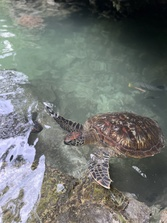
#> input picture images/img_2.jpg, 167 x 223 px, shrunk from 3024 x 4032 before the run
$ jupyter execute --allow-errors Untitled.ipynb
#> lines starting #> are read from the running program, lines starting #| are printed output that depends on the picture
[cell 1]
import random
import math

import numpy as np

import cv2
import scipy
import scipy.spatial
from sklearn.cluster import KMeans

from matplotlib import pyplot as plt

[cell 2]
# images path
path = "images/"

[cell 3]
def show_rgb_image(
    image,
    title=None,
    conversion=cv2.COLOR_BGR2RGB
):

    # Converts from one colour space to the other. this is needed as RGB
    # is not the default colour space for OpenCV
    image = cv2.cvtColor(image, conversion)

    # Show the image
    plt.figure(figsize = (8,7))
    plt.imshow(image)

    # remove the axis / ticks for a clean looking image
    plt.xticks([])
    plt.yticks([])

    plt.title(title)

    plt.show()

### Oil Painting Effect

[cell 4]
img = cv2.imread(path + "img_8.jpg")
#> (the rest of this cell did not finish here and is left out)

### Watercolor Effect

[cell 5]
img = cv2.imread(path + "img_2.jpg")
#> img is the input picture: shape (223, 167, 3); mean B, G, R 114.8, 118.3, 114
# sigma_s controls the size of the neighborhood. Range 1 - 200
# sigma_r controls the how dissimilar colors within the neighborhood will be averaged.
# A larger sigma_r results in large regions of constant color. Range 0 - 1
res_water = cv2.stylization(img, sigma_s=200, sigma_r=1)
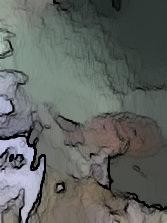
#> res_water: shape (223, 167, 3); mean B, G, R 96.1, 99.6, 95.4

# show_rgb_image(res_water, "3 in 1")

plt.figure(figsize=[20, 20])
plt.subplot(131)
plt.imshow(res_water[:, :, ::-1])
plt.title("Final Image")
plt.axis('off')
plt.subplot(132)
plt.imshow(img[:, :, ::-1])
plt.title("Original")
plt.axis('off')
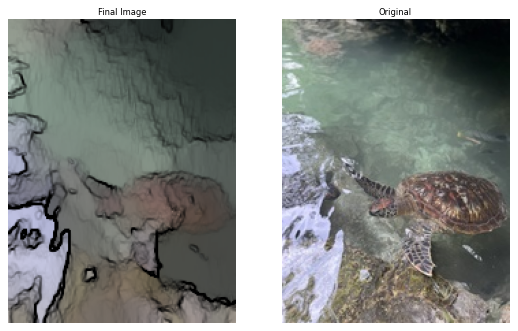
#> figure drawn by matplotlib, 2 panels

### Pencil Sketch: Coloured and B&W

[cell 6]
img = cv2.imread(path + "img_16.jpg")
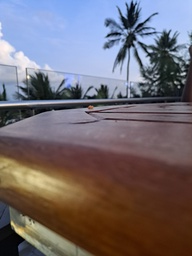
#> input picture images/img_16.jpg, 192 x 256 px, shrunk from 3468 x 4624 before the run
#> img is the input picture: shape (256, 192, 3); mean B, G, R 111.7, 105.5, 113.5
dst_gray, dst_color = cv2.pencilSketch(img,
                                       sigma_s=60,
                                       sigma_r=0.07,
                                       shade_factor=0.05)
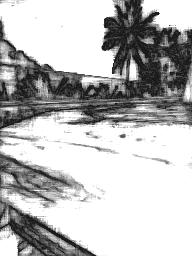
#> dst_gray: shape (256, 192); min 26, max 255, mean 186.7
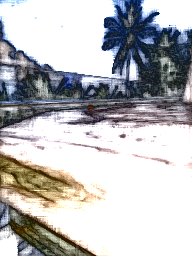
#> dst_color: shape (256, 192, 3); mean B, G, R 187.9, 186.3, 186.4

# sigma_s and sigma_r are the same as in stylization.
# shade_factor is a simple scaling of the output image intensity.
# The higher the value, the brighter is the result. Range 0 - 0.1
plt.figure(figsize=[20, 20])
plt.subplot(131)
plt.imshow(dst_color)
plt.title("Final Image: Colored")
plt.axis('off')
plt.subplot(132)
plt.imshow(img[:, :, ::-1])
plt.title("Original")
plt.axis('off')
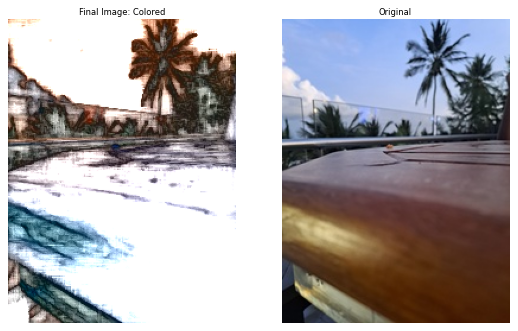
#> figure drawn by matplotlib, 2 panels; B, G, R data is drawn as R, G, B

### Pointilist Art

[cell 7]
def compute_color_probabilities(pixels, palette):

    distances = scipy.spatial.distance.cdist(pixels, palette)
    maxima = np.amax(distances, axis=1)
    distances = maxima[:, None] - distances
    summ = np.sum(distances, 1)
    distances /= summ[:, None]

    return distances


def get_color_from_prob(probabilities, palette):

    probs = np.argsort(probabilities)
    i = probs[-1]

    return palette[i]


def randomized_grid(h, w, scale):

    assert (scale > 0)
    r = scale//2
    grid = []

    for i in range(0, h, scale):

        for j in range(0, w, scale):

            y = random.randint(-r, r) + i
            x = random.randint(-r, r) + j
            grid.append((y % h, x % w))
            random.shuffle(grid)

    return grid


def get_color_palette(img, n=20):

    clt = KMeans(n_clusters=n)
    clt.fit(img.reshape(-1, 3))

    return clt.cluster_centers_


def complement(colors):

    return 255 - colors

def create_pointillism_art(img, primary_colors):

#> called with primary_colors = 20
    radius_width = int(math.ceil(max(img.shape) / 1000))
#> radius_width = 1
    palette = get_color_palette(img, primary_colors)
#> palette = 20 rows, first 8: [97.98, 96.37, 114.2], [34.35, 46.43, 81], [240.4, 195.7, 175.1], [146.3, 135.6, 140.5], [9.16, 36.78, 76.27], [20.57, 16.52, 12.56], [240.4, 180.6, 151], [68.3, 58.73, 52.98]
    complements = complement(palette)
#> complements = 20 rows, first 8: [157, 158.6, 140.8], [220.6, 208.6, 174], [14.63, 59.31, 79.86], [108.7, 119.4, 114.5], [245.8, 218.2, 178.7], [234.4, 238.5, 242.4], [14.64, 74.37, 104], [186.7, 196.3, 202]
    palette = np.vstack((palette, complements))
#> palette = 40 rows, first 8: [97.98, 96.37, 114.2], [34.35, 46.43, 81], [240.4, 195.7, 175.1], [146.3, 135.6, 140.5], [9.16, 36.78, 76.27], [20.57, 16.52, 12.56], [240.4, 180.6, 151], [68.3, 58.73, 52.98]
    canvas = img.copy()
    grid = randomized_grid(img.shape[0], img.shape[1], scale=3)
    pixel_colors = np.array([img[x[0], x[1]] for x in grid])
    color_probabilities = compute_color_probabilities(pixel_colors, palette)
#> in compute_color_probabilities, `maxima = np.amax(distances, axis=1)`: maxima = 5504 values, max 410.2 at index 4991, min 192.5 at index 2183, mean 294.2
#> in compute_color_probabilities, `summ = np.sum(distances, 1)`: summ = 5504 values, max 7552 at index 2596, min 3381.2 at index 3201, mean 6234.1

    for i, (y, x) in enumerate(grid):
        color = get_color_from_prob(color_probabilities[i], palette)
        cv2.ellipse(canvas, (x, y), (radius_width, radius_width), 0, 0, 360, color, -1, cv2.LINE_AA)
#> this loop made 5504 passes
#> color on passes 1 to 3: [55.29, 60.93, 94.78], [113.9, 139.6, 155.9], [23.39, 55.93, 96.75]
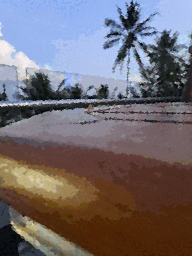
#> canvas: shape (256, 192, 3); mean B, G, R 111.5, 106.1, 113.5

    return canvas


img = cv2.imread(path + "img_16.jpg")
res = create_pointillism_art(img,  20)

[cell 8]
plt.figure(figsize=[20, 20])
plt.subplot(131)
plt.imshow(res)
plt.title("Final Image")
plt.axis('off')
plt.subplot(132)
plt.imshow(img[:, :, ::-1])
plt.title("Original")
plt.axis('off')
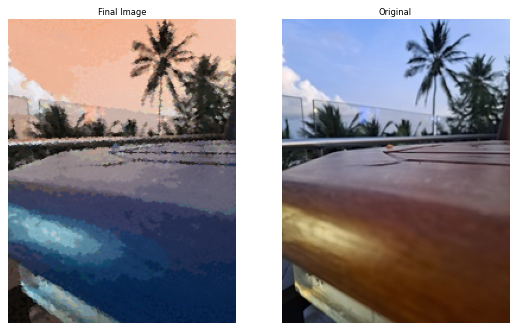
#> figure drawn by matplotlib, 2 panels; B, G, R data is drawn as R, G, B
